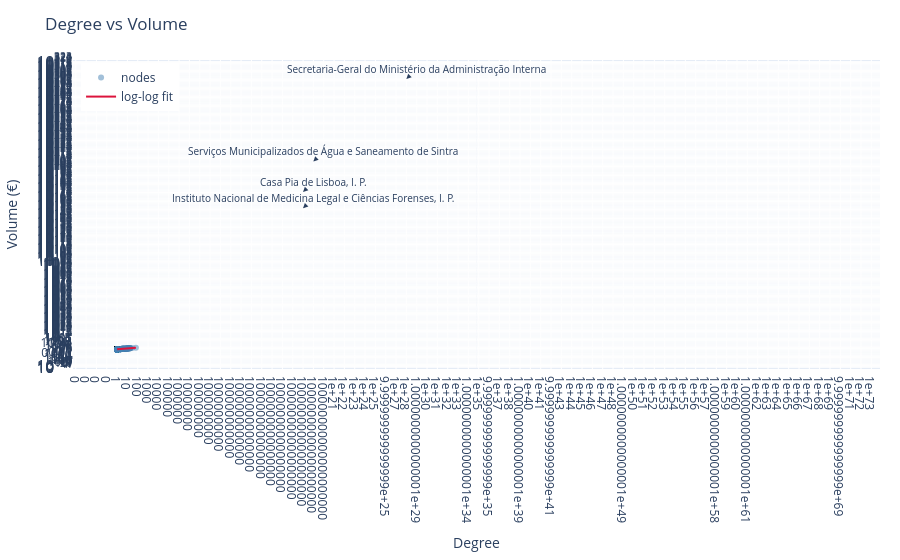

Notebook code cell kept with this figure:
### Code cell
# Plotting

# prepare fit line
x_line = np.logspace(np.log10(pos["degree"].min()), np.log10(pos["degree"].max()), 200)
y_line = 10 ** (intercept + slope * np.log10(x_line))

# main traces
scatter = go.Scatter(
    x=pos["degree"],
    y=pos["volume"],
    mode="markers",
    marker=dict(size=6, color="steelblue", opacity=0.5),
    name="nodes",
    hovertemplate="%{text}<br>Degree: %{x}<br>Volume: €%{y:,.0f}",
    text=pos.index
)

fit_line = go.Scatter(
    x=x_line,
    y=y_line,
    mode="lines",
    line=dict(color="crimson", width=2),
    name="log-log fit"
)

# annotations for top entities
annotations = []
top_entities = [entity for entity, _ in top5]

for node in top_entities:
    x = metrics.loc[node, "degree"]
    y = metrics.loc[node, "volume"]
    annotations.append(
        dict(
            x=x,
            y=y,
            text=node,
            showarrow=True,
            arrowhead=2,
            ax=10,
            ay=-10,
            font=dict(size=10),
        )
    )

fig = go.Figure(data=[scatter, fit_line])
fig.update_layout(
    title="Degree VS Volume",
    xaxis=dict(title="Degree", type="log"),
    yaxis=dict(title="Volume (€)", type="log"),
    annotations=annotations,
    legend=dict(yanchor="top", y=0.99, xanchor="left", x=0.01),
    margin=dict(l=60, r=20, t=60, b=60)
)

fig.update_layout(
    title="Degree vs Volume",
    
    xaxis=dict(
        title="Degree",
        type="log",
        dtick=1,              # only 10^n ticks → 1, 10, 100, 1000
        tickformat=".0f"      # show full numbers instead of scientific notation
    ),
    
    yaxis=dict(
        title="Volume (€)",
        type="log",
        dtick=1,
        # tickformat=".0f"
    ),

    annotations=annotations,
    legend=dict(yanchor="top", y=0.99, xanchor="left", x=0.01),
    margin=dict(l=60, r=20, t=60, b=60)
)

fig.update_xaxes(showgrid=True, gridwidth=1)
fig.update_yaxes(showgrid=True, gridwidth=1)

fig.show()

### Figure 1 — Plotly figure (JSON) as saved in the notebook; plotly's stock layout.template omitted (floating-point values rounded to 4 significant figures; data arrays with more than 128 entries replaced by an {"elided": "..."} marker saying what was removed)
{"data": [{"hovertemplate": "%{text}<br>Degree: %{x}<br>Volume: €%{y:,.0f}", "marker": {"color": "steelblue", "opacity": 0.5, "size": 6}, "mode": "markers", "name": "nodes", "text": {"elided": "641 str values"}, "type": "scatter", "x": {"elided": "641 int values"}, "y": {"elided": "641 float values"}}, {"line": {"color": "crimson", "width": 2}, "mode": "lines", "name": "log-log fit", "type": "scatter", "x": {"elided": "200 float values"}, "y": {"elided": "200 float values"}}], "layout": {"annotations": [{"arrowhead": 2, "ax": 10, "ay": -10, "font": {"size": 10}, "showarrow": true, "text": "Guarda Nacional Republicana", "x": 66, "y": 645.9}, {"arrowhead": 2, "ax": 10, "ay": -10, "font": {"size": 10}, "showarrow": true, "text": "Secretaria-Geral do Ministério da Administração Interna", "x": 28, "y": 302.6}, {"arrowhead": 2, "ax": 10, "ay": -10, "font": {"size": 10}, "showarrow": true, "text": "Serviços Municipalizados de Água e Saneamento de Sintra", "x": 19, "y": 210.6}, {"arrowhead": 2, "ax": 10, "ay": -10, "font": {"size": 10}, "showarrow": true, "text": "Casa Pia de Lisboa, I. P.", "x": 18, "y": 176.6}, {"arrowhead": 2, "ax": 10, "ay": -10, "font": {"size": 10}, "showarrow": true, "text": "Instituto Nacional de Medicina Legal e Ciências Forenses, I. P.", "x": 18, "y": 158.3}], "legend": {"x": 0.01, "xanchor": "left", "y": 0.99, "yanchor": "top"}, "margin": {"b": 60, "l": 60, "r": 20, "t": 60}, "title": {"text": "Degree vs Volume"}, "xaxis": {"dtick": 1, "gridwidth": 1, "showgrid": true, "tickformat": ".0f", "title": {"text": "Degree"}, "type": "log"}, "yaxis": {"dtick": 1, "gridwidth": 1, "showgrid": true, "title": {"text": "Volume (€)"}, "type": "log"}}}
